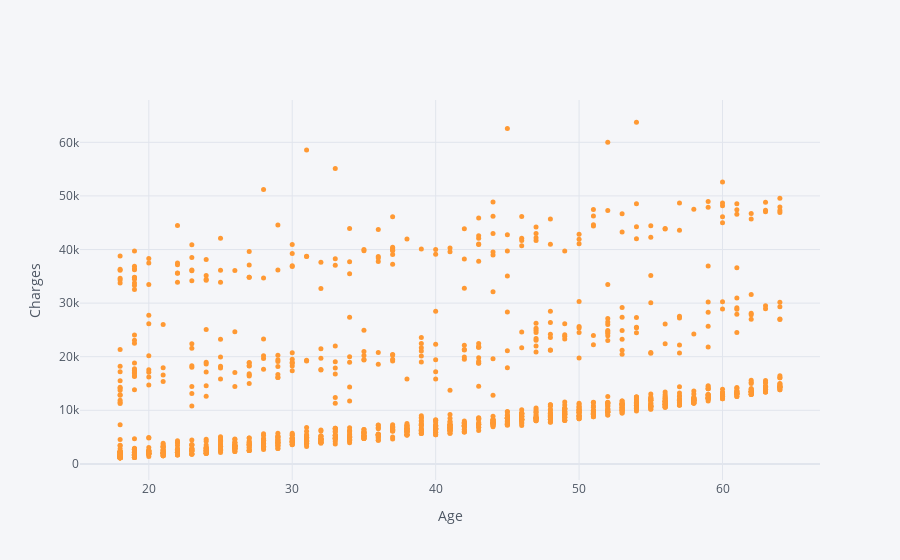

The code cell stored with this chart in its notebook:
### Code cell
#Scatter plots
#Age vs Charges

insurance.iplot(kind='scatter',x='age',y='charges',mode='markers',size=5,xTitle='Age',yTitle='Charges')

### Figure 1 — Plotly figure (JSON) as saved in the notebook; plotly's stock layout.template omitted (floating-point values rounded to 4 significant figures; data arrays with more than 128 entries replaced by an {"elided": "..."} marker saying what was removed)
{"data": [{"line": {"color": "rgba(255, 153, 51, 1.0)", "dash": "solid", "shape": "linear", "width": 1.3}, "marker": {"size": 5, "symbol": "circle"}, "mode": "markers", "name": "charges", "text": "", "type": "scatter", "x": {"elided": "1338 int values"}, "y": {"elided": "1338 float values"}}], "layout": {"legend": {"bgcolor": "#F5F6F9", "font": {"color": "#4D5663"}}, "paper_bgcolor": "#F5F6F9", "plot_bgcolor": "#F5F6F9", "title": {"font": {"color": "#4D5663"}}, "xaxis": {"gridcolor": "#E1E5ED", "showgrid": true, "tickfont": {"color": "#4D5663"}, "title": {"font": {"color": "#4D5663"}, "text": "Age"}, "zerolinecolor": "#E1E5ED"}, "yaxis": {"gridcolor": "#E1E5ED", "showgrid": true, "tickfont": {"color": "#4D5663"}, "title": {"font": {"color": "#4D5663"}, "text": "Charges"}, "zerolinecolor": "#E1E5ED"}}}
